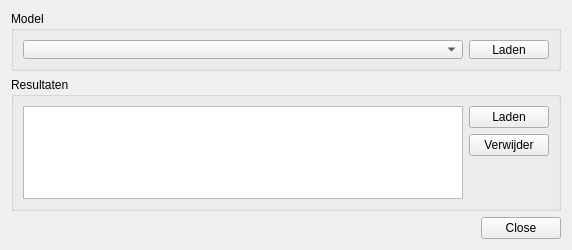
<?xml version="1.0" encoding="UTF-8"?>
<ui version="4.0">
 <class>Form</class>
 <widget class="QWidget" name="Form">
  <property name="geometry">
   <rect>
    <x>0</x>
    <y>0</y>
    <width>572</width>
    <height>250</height>
   </rect>
  </property>
  <property name="windowTitle">
   <string>Form</string>
  </property>
  <layout class="QVBoxLayout" name="verticalLayout">
   <item>
    <widget class="QGroupBox" name="modelBox">
     <property name="sizePolicy">
      <sizepolicy hsizetype="Minimum" vsizetype="Minimum">
       <horstretch>0</horstretch>
       <verstretch>0</verstretch>
      </sizepolicy>
     </property>
     <property name="minimumSize">
      <size>
       <width>0</width>
       <height>60</height>
      </size>
     </property>
     <property name="title">
      <string>Model</string>
     </property>
     <layout class="QHBoxLayout" name="horizontalLayout_2">
      <item>
       <widget class="QComboBox" name="modelSpatialiteComboBox"/>
      </item>
      <item>
       <widget class="QPushButton" name="selectModelSpatialiteButton">
        <property name="sizePolicy">
         <sizepolicy hsizetype="Fixed" vsizetype="Fixed">
          <horstretch>0</horstretch>
          <verstretch>0</verstretch>
         </sizepolicy>
        </property>
        <property name="text">
         <string>Laden</string>
        </property>
       </widget>
      </item>
     </layout>
    </widget>
   </item>
   <item>
    <widget class="QGroupBox" name="resultBox">
     <property name="sizePolicy">
      <sizepolicy hsizetype="Expanding" vsizetype="Expanding">
       <horstretch>0</horstretch>
       <verstretch>0</verstretch>
      </sizepolicy>
     </property>
     <property name="title">
      <string>Resultaten</string>
     </property>
     <layout class="QHBoxLayout" name="horizontalLayout_4">
      <item>
       <widget class="QTableView" name="resultTableView"/>
      </item>
      <item>
       <layout class="QVBoxLayout" name="verticalLayout_2">
        <item>
         <widget class="QPushButton" name="selectTsDatasourceButton">
          <property name="sizePolicy">
           <sizepolicy hsizetype="Fixed" vsizetype="Fixed">
            <horstretch>0</horstretch>
            <verstretch>0</verstretch>
           </sizepolicy>
          </property>
          <property name="text">
           <string>Laden</string>
          </property>
         </widget>
        </item>
        <item>
         <widget class="QPushButton" name="removeTsDatasourceButton">
          <property name="sizePolicy">
           <sizepolicy hsizetype="Fixed" vsizetype="Fixed">
            <horstretch>0</horstretch>
            <verstretch>0</verstretch>
           </sizepolicy>
          </property>
          <property name="text">
           <string>Verwijder</string>
          </property>
         </widget>
        </item>
        <item>
         <spacer name="verticalSpacer">
          <property name="orientation">
           <enum>Qt::Vertical</enum>
          </property>
          <property name="sizeHint" stdset="0">
           <size>
            <width>20</width>
            <height>40</height>
           </size>
          </property>
         </spacer>
        </item>
       </layout>
      </item>
     </layout>
    </widget>
   </item>
   <item>
    <layout class="QHBoxLayout" name="buttonLayout">
     <property name="rightMargin">
      <number>0</number>
     </property>
     <item>
      <spacer name="horizontalSpacer">
       <property name="orientation">
        <enum>Qt::Horizontal</enum>
       </property>
       <property name="sizeType">
        <enum>QSizePolicy::Expanding</enum>
       </property>
       <property name="sizeHint" stdset="0">
        <size>
         <width>4</width>
         <height>4</height>
        </size>
       </property>
      </spacer>
     </item>
     <item>
      <widget class="QPushButton" name="closeButton">
       <property name="text">
        <string>Close</string>
       </property>
      </widget>
     </item>
    </layout>
   </item>
  </layout>
 </widget>
 <resources/>
 <connections/>
</ui>
